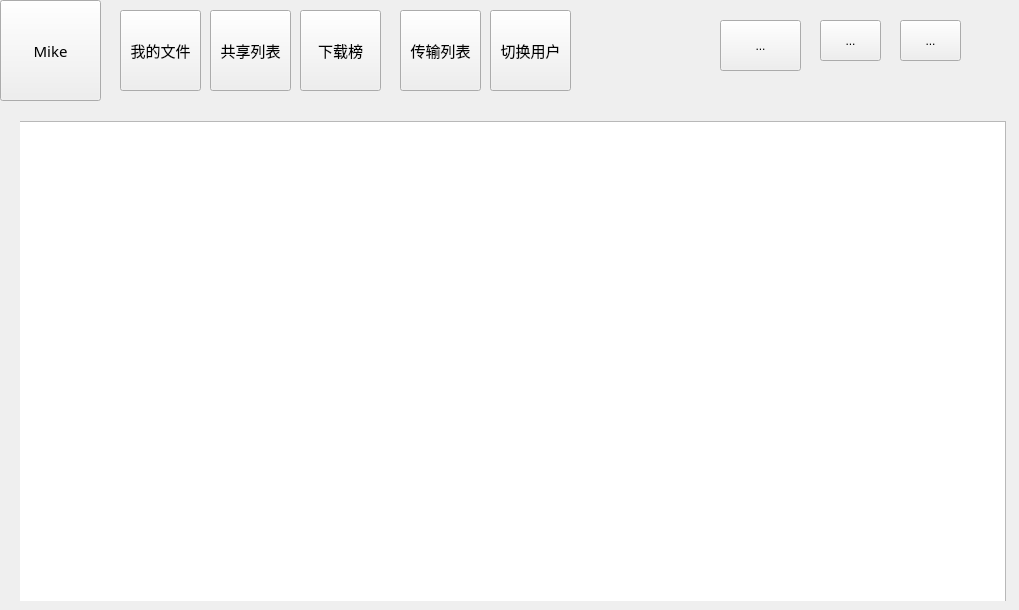
<?xml version="1.0" encoding="UTF-8"?>
<ui version="4.0">
 <class>main_disk</class>
 <widget class="QMainWindow" name="main_disk">
  <property name="geometry">
   <rect>
    <x>0</x>
    <y>0</y>
    <width>1019</width>
    <height>610</height>
   </rect>
  </property>
  <property name="windowTitle">
   <string>MainWindow</string>
  </property>
  <widget class="QWidget" name="centralwidget">
   <widget class="QWidget" name="widget" native="true">
    <property name="geometry">
     <rect>
      <x>0</x>
      <y>0</y>
      <width>1021</width>
      <height>101</height>
     </rect>
    </property>
    <widget class="QWidget" name="widget_2" native="true">
     <property name="geometry">
      <rect>
       <x>620</x>
       <y>10</y>
       <width>361</width>
       <height>61</height>
      </rect>
     </property>
     <widget class="QToolButton" name="toolButton">
      <property name="geometry">
       <rect>
        <x>280</x>
        <y>10</y>
        <width>61</width>
        <height>41</height>
       </rect>
      </property>
      <property name="styleSheet">
       <string notr="true">border-image: url(:/images/images/title_close.png);</string>
      </property>
      <property name="text">
       <string>...</string>
      </property>
     </widget>
     <widget class="QToolButton" name="toolButton_2">
      <property name="geometry">
       <rect>
        <x>200</x>
        <y>10</y>
        <width>61</width>
        <height>41</height>
       </rect>
      </property>
      <property name="styleSheet">
       <string notr="true">border-image: url(:/images/images/title_max.png);</string>
      </property>
      <property name="text">
       <string>...</string>
      </property>
     </widget>
     <widget class="QToolButton" name="toolButton_3">
      <property name="geometry">
       <rect>
        <x>100</x>
        <y>10</y>
        <width>81</width>
        <height>51</height>
       </rect>
      </property>
      <property name="styleSheet">
       <string notr="true"/>
      </property>
      <property name="text">
       <string>...</string>
      </property>
      <property name="icon">
       <iconset resource="image/images.qrc">
        <normaloff>:/images/images/title_min.png</normaloff>:/images/images/title_min.png</iconset>
      </property>
      <property name="iconSize">
       <size>
        <width>50</width>
        <height>50</height>
       </size>
      </property>
     </widget>
    </widget>
    <widget class="QToolButton" name="my_files">
     <property name="geometry">
      <rect>
       <x>120</x>
       <y>10</y>
       <width>81</width>
       <height>81</height>
      </rect>
     </property>
     <property name="font">
      <font>
       <family>宋体</family>
       <pointsize>11</pointsize>
      </font>
     </property>
     <property name="styleSheet">
      <string notr="true"/>
     </property>
     <property name="text">
      <string>我的文件</string>
     </property>
     <property name="icon">
      <iconset resource="image/images.qrc">
       <normaloff>:/images/images/tile_file.png</normaloff>:/images/images/tile_file.png</iconset>
     </property>
     <property name="iconSize">
      <size>
       <width>50</width>
       <height>50</height>
      </size>
     </property>
     <property name="toolButtonStyle">
      <enum>Qt::ToolButtonTextUnderIcon</enum>
     </property>
    </widget>
    <widget class="QToolButton" name="toolButton_6">
     <property name="geometry">
      <rect>
       <x>210</x>
       <y>10</y>
       <width>81</width>
       <height>81</height>
      </rect>
     </property>
     <property name="font">
      <font>
       <family>宋体</family>
       <pointsize>11</pointsize>
      </font>
     </property>
     <property name="styleSheet">
      <string notr="true"/>
     </property>
     <property name="text">
      <string>共享列表</string>
     </property>
     <property name="icon">
      <iconset resource="image/images.qrc">
       <normaloff>:/images/images/title_share.png</normaloff>:/images/images/title_share.png</iconset>
     </property>
     <property name="iconSize">
      <size>
       <width>50</width>
       <height>50</height>
      </size>
     </property>
     <property name="toolButtonStyle">
      <enum>Qt::ToolButtonTextUnderIcon</enum>
     </property>
    </widget>
    <widget class="QToolButton" name="toolButton_7">
     <property name="geometry">
      <rect>
       <x>300</x>
       <y>10</y>
       <width>81</width>
       <height>81</height>
      </rect>
     </property>
     <property name="font">
      <font>
       <family>宋体</family>
       <pointsize>11</pointsize>
      </font>
     </property>
     <property name="styleSheet">
      <string notr="true"/>
     </property>
     <property name="text">
      <string>下载榜</string>
     </property>
     <property name="icon">
      <iconset resource="image/images.qrc">
       <normaloff>:/images/images/tile_hot.png</normaloff>:/images/images/tile_hot.png</iconset>
     </property>
     <property name="iconSize">
      <size>
       <width>50</width>
       <height>50</height>
      </size>
     </property>
     <property name="toolButtonStyle">
      <enum>Qt::ToolButtonTextUnderIcon</enum>
     </property>
    </widget>
    <widget class="QToolButton" name="toolButton_8">
     <property name="geometry">
      <rect>
       <x>400</x>
       <y>10</y>
       <width>81</width>
       <height>81</height>
      </rect>
     </property>
     <property name="font">
      <font>
       <family>宋体</family>
       <pointsize>11</pointsize>
      </font>
     </property>
     <property name="styleSheet">
      <string notr="true"/>
     </property>
     <property name="text">
      <string>传输列表</string>
     </property>
     <property name="icon">
      <iconset resource="image/images.qrc">
       <normaloff>:/images/images/title_data.png</normaloff>:/images/images/title_data.png</iconset>
     </property>
     <property name="iconSize">
      <size>
       <width>50</width>
       <height>50</height>
      </size>
     </property>
     <property name="toolButtonStyle">
      <enum>Qt::ToolButtonTextUnderIcon</enum>
     </property>
    </widget>
    <widget class="QToolButton" name="change_user">
     <property name="geometry">
      <rect>
       <x>490</x>
       <y>10</y>
       <width>81</width>
       <height>81</height>
      </rect>
     </property>
     <property name="font">
      <font>
       <family>宋体</family>
       <pointsize>11</pointsize>
      </font>
     </property>
     <property name="styleSheet">
      <string notr="true"/>
     </property>
     <property name="text">
      <string>切换用户</string>
     </property>
     <property name="icon">
      <iconset resource="image/images.qrc">
       <normaloff>:/images/images/title_change.png</normaloff>:/images/images/title_change.png</iconset>
     </property>
     <property name="iconSize">
      <size>
       <width>50</width>
       <height>50</height>
      </size>
     </property>
     <property name="toolButtonStyle">
      <enum>Qt::ToolButtonTextUnderIcon</enum>
     </property>
    </widget>
    <widget class="QToolButton" name="toolButton_10">
     <property name="geometry">
      <rect>
       <x>0</x>
       <y>0</y>
       <width>101</width>
       <height>101</height>
      </rect>
     </property>
     <property name="font">
      <font>
       <family>宋体</family>
       <pointsize>11</pointsize>
      </font>
     </property>
     <property name="styleSheet">
      <string notr="true"/>
     </property>
     <property name="text">
      <string>Mike</string>
     </property>
     <property name="icon">
      <iconset resource="image/images.qrc">
       <normaloff>:/images/images/title_user.png</normaloff>:/images/images/title_user.png</iconset>
     </property>
     <property name="iconSize">
      <size>
       <width>50</width>
       <height>50</height>
      </size>
     </property>
     <property name="toolButtonStyle">
      <enum>Qt::ToolButtonTextUnderIcon</enum>
     </property>
    </widget>
   </widget>
   <widget class="QStackedWidget" name="stackedWidget">
    <property name="geometry">
     <rect>
      <x>20</x>
      <y>120</y>
      <width>991</width>
      <height>481</height>
     </rect>
    </property>
    <widget class="QWidget" name="page">
     <widget class="QListWidget" name="listWidget">
      <property name="geometry">
       <rect>
        <x>-5</x>
        <y>1</y>
        <width>991</width>
        <height>481</height>
       </rect>
      </property>
     </widget>
    </widget>
    <widget class="QWidget" name="page_2"/>
   </widget>
  </widget>
 </widget>
 <resources>
  <include location="image/images.qrc"/>
 </resources>
 <connections/>
</ui>
